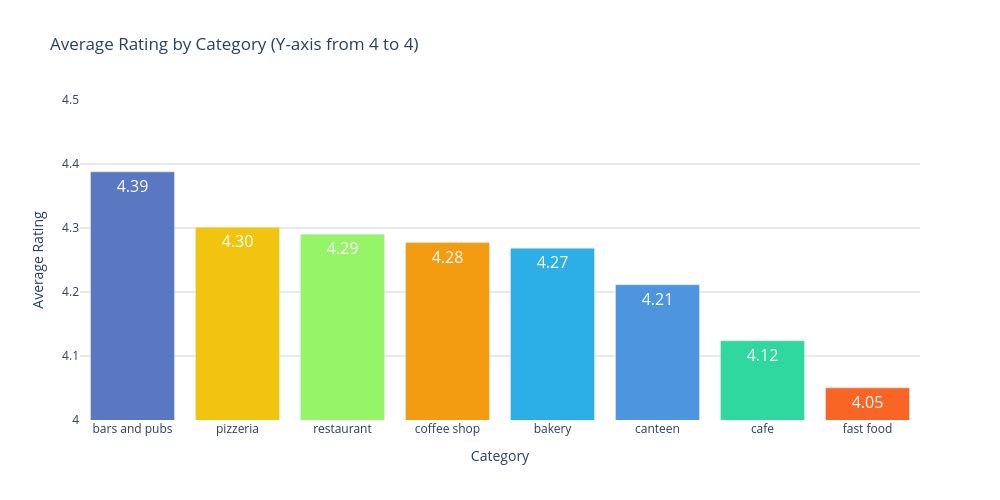

Notebook cell for this chart:
### Markdown cell above
To better see the differences, we'll display the y-axis from 4 to 4.5.

### Code cell
# Plot the bar chart
fig = px.bar(
    avg_ratings_by_category, 
    x='category', 
    y='average_rating', 
    title='Average Rating by Establishment Category',
    color='category', 
    text='average_rating',  # Add text on the bars
    color_discrete_map=color_discrete_map
)

# Configure display settings, chart size, and grid
fig.update_layout(
    title='Average Rating by Category (Y-axis from 4 to 4)', 
    xaxis_tickangle=0,
    width=1000, 
    height=500,
    plot_bgcolor='rgba(0,0,0,0)',
    xaxis_title='Category',  
    yaxis_title='Average Rating',  
    yaxis=dict(
        range=[4, 4.5],  # Y-axis from 4 to 4.5
        showgrid=True, 
        gridcolor='lightgray'
    ),
    showlegend=False  # Remove the legend
)

# Configure text inside the bars with bold font
fig.update_traces(texttemplate='%{text:.2f}', textposition='inside', 
                  textfont=dict(size=16, color='white'))

# Show the chart
fig.show()

### Figure 1 — Plotly figure (JSON) as saved in the notebook; plotly's stock layout.template omitted (floating-point values rounded to 4 significant figures)
{"data": [{"alignmentgroup": "True", "hovertemplate": "category=%{x}<br>average_rating=%{text}<extra></extra>", "legendgroup": "bars and pubs", "marker": {"color": "#5978c1", "pattern": {"shape": ""}}, "name": "bars and pubs", "offsetgroup": "bars and pubs", "orientation": "v", "showlegend": true, "text": [4.388], "textfont": {"color": "white", "size": 16}, "textposition": "inside", "texttemplate": "%{text:.2f}", "type": "bar", "x": ["bars and pubs"], "xaxis": "x", "y": [4.388], "yaxis": "y"}, {"alignmentgroup": "True", "hovertemplate": "category=%{x}<br>average_rating=%{text}<extra></extra>", "legendgroup": "pizzeria", "marker": {"color": "#f1c40f", "pattern": {"shape": ""}}, "name": "pizzeria", "offsetgroup": "pizzeria", "orientation": "v", "showlegend": true, "text": [4.301], "textfont": {"color": "white", "size": 16}, "textposition": "inside", "texttemplate": "%{text:.2f}", "type": "bar", "x": ["pizzeria"], "xaxis": "x", "y": [4.301], "yaxis": "y"}, {"alignmentgroup": "True", "hovertemplate": "category=%{x}<br>average_rating=%{text}<extra></extra>", "legendgroup": "restaurant", "marker": {"color": "#96f468", "pattern": {"shape": ""}}, "name": "restaurant", "offsetgroup": "restaurant", "orientation": "v", "showlegend": true, "text": [4.29], "textfont": {"color": "white", "size": 16}, "textposition": "inside", "texttemplate": "%{text:.2f}", "type": "bar", "x": ["restaurant"], "xaxis": "x", "y": [4.29], "yaxis": "y"}, {"alignmentgroup": "True", "hovertemplate": "category=%{x}<br>average_rating=%{text}<extra></extra>", "legendgroup": "coffee shop", "marker": {"color": "#f39c12", "pattern": {"shape": ""}}, "name": "coffee shop", "offsetgroup": "coffee shop", "orientation": "v", "showlegend": true, "text": [4.277], "textfont": {"color": "white", "size": 16}, "textposition": "inside", "texttemplate": "%{text:.2f}", "type": "bar", "x": ["coffee shop"], "xaxis": "x", "y": [4.277], "yaxis": "y"}, {"alignmentgroup": "True", "hovertemplate": "category=%{x}<br>average_rating=%{text}<extra></extra>", "legendgroup": "bakery", "marker": {"color": "#2cafe6", "pattern": {"shape": ""}}, "name": "bakery", "offsetgroup": "bakery", "orientation": "v", "showlegend": true, "text": [4.268], "textfont": {"color": "white", "size": 16}, "textposition": "inside", "texttemplate": "%{text:.2f}", "type": "bar", "x": ["bakery"], "xaxis": "x", "y": [4.268], "yaxis": "y"}, {"alignmentgroup": "True", "hovertemplate": "category=%{x}<br>average_rating=%{text}<extra></extra>", "legendgroup": "canteen", "marker": {"color": "#4d95df", "pattern": {"shape": ""}}, "name": "canteen", "offsetgroup": "canteen", "orientation": "v", "showlegend": true, "text": [4.211], "textfont": {"color": "white", "size": 16}, "textposition": "inside", "texttemplate": "%{text:.2f}", "type": "bar", "x": ["canteen"], "xaxis": "x", "y": [4.211], "yaxis": "y"}, {"alignmentgroup": "True", "hovertemplate": "category=%{x}<br>average_rating=%{text}<extra></extra>", "legendgroup": "cafe", "marker": {"color": "#2fd89e", "pattern": {"shape": ""}}, "name": "cafe", "offsetgroup": "cafe", "orientation": "v", "showlegend": true, "text": [4.124], "textfont": {"color": "white", "size": 16}, "textposition": "inside", "texttemplate": "%{text:.2f}", "type": "bar", "x": ["cafe"], "xaxis": "x", "y": [4.124], "yaxis": "y"}, {"alignmentgroup": "True", "hovertemplate": "category=%{x}<br>average_rating=%{text}<extra></extra>", "legendgroup": "fast food", "marker": {"color": "#f86524", "pattern": {"shape": ""}}, "name": "fast food", "offsetgroup": "fast food", "orientation": "v", "showlegend": true, "text": [4.05], "textfont": {"color": "white", "size": 16}, "textposition": "inside", "texttemplate": "%{text:.2f}", "type": "bar", "x": ["fast food"], "xaxis": "x", "y": [4.05], "yaxis": "y"}], "layout": {"barmode": "relative", "height": 500, "legend": {"title": {"text": "category"}, "tracegroupgap": 0}, "plot_bgcolor": "rgba(0, 0, 0, 0)", "showlegend": false, "title": {"text": "Average Rating by Category (Y-axis from 4 to 4)"}, "width": 1000, "xaxis": {"anchor": "y", "autorange": true, "categoryarray": ["bars and pubs", "pizzeria", "restaurant", "coffee shop", "bakery", "canteen", "cafe", "fast food"], "categoryorder": "array", "domain": [0, 1], "range": [-0.5, 7.5], "tickangle": 0, "title": {"text": "Category"}, "type": "category"}, "yaxis": {"anchor": "x", "domain": [0, 1], "gridcolor": "lightgray", "range": [4, 4.5], "showgrid": true, "title": {"text": "Average Rating"}, "type": "linear"}}}
